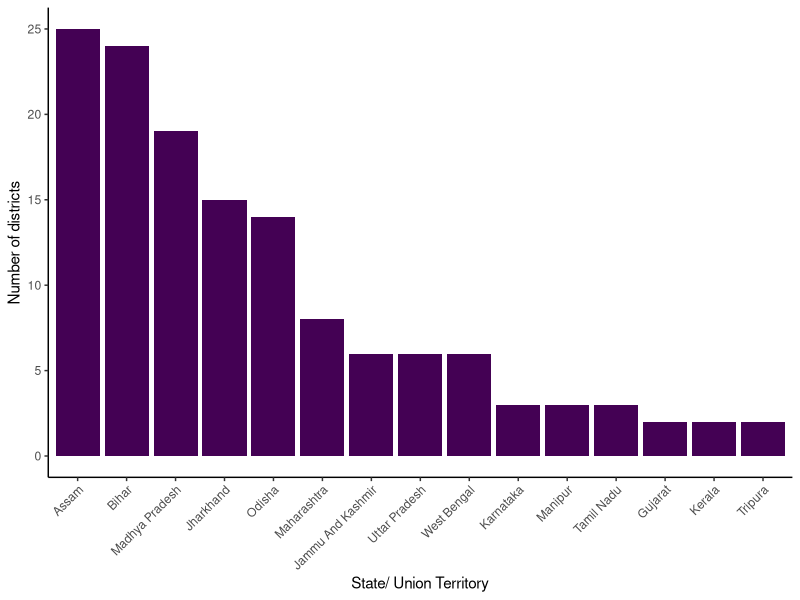
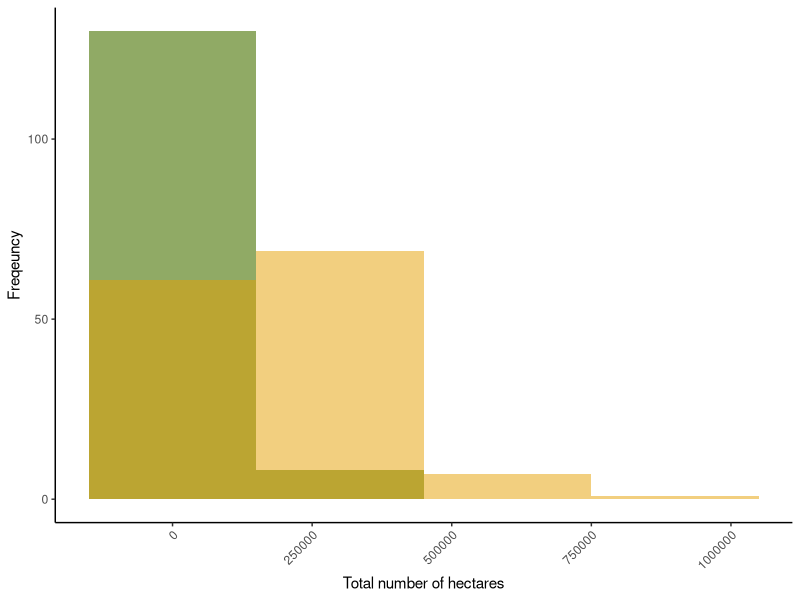
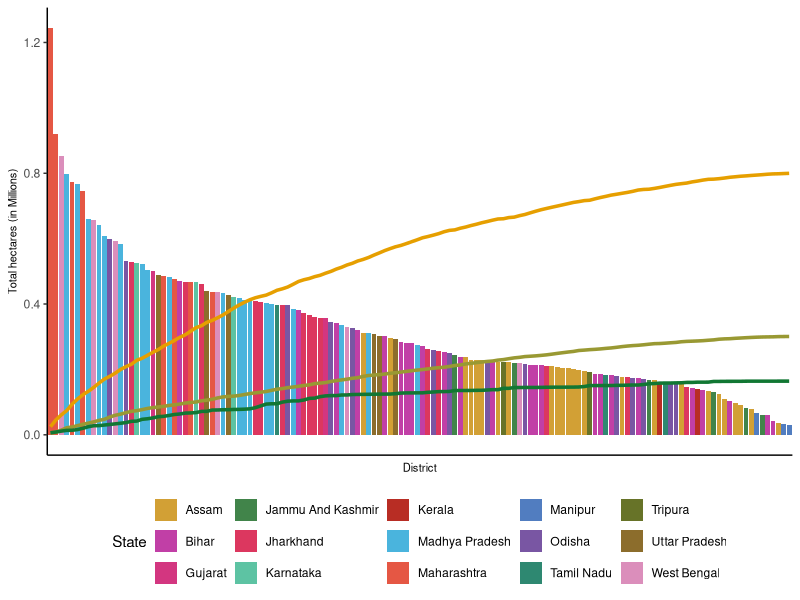

R code for these plots, in order: (Note: this script raises an error after producing the figures.)
## ---- chunk 1

library(data.table)
library(dplyr)
library(tidyr)
library(tools)
library(ggplot2)

## ---- chunk 2

district_mpi_climate_summary = read.csv("District-Climate-MPI-Ranked.csv")

aspirational_districts = read.csv("Aspirational-Districts-Phase1.csv")
## ---- chunk 3

#Make a variable for the presence of aspirational district
aspirational_districts$Aspirational_District = "Aspirational_district"

#recode districts to match with the main dataset 
aspirational_districts = aspirational_districts%>%dplyr::mutate(District.name = recode(District.name, 
"West singhbhum" ="Pashchimi Singhbhum", 
"Chatttarpur" = "Chhatarpur",
"East nimar" = "East Nimar",
"Gadchiroli" = "Garhchiroli",
"Nuapara" = "Nuapada",
"Ferozepur" = "Firozpur",
"Dholpur" = "Dhaulpur",
"Virudhunagar" = "Virudunagar",
"Haridwar" = "Hardwar",
"Udham singh nagar" = "Udham Singh Nagar",
"Dakshin dinajpur" = "Dakshin Dinajpur"))

#Combine aspiration districts with the main dataset
district_mpi_climate_summary = merge(district_mpi_climate_summary, aspirational_districts[c("District.name", "S.NO.", "Aspirational_District")], by.x = c("District_Name", "State"), 
              by.y =c("District.name", "S.NO."), all.x=T)

#74 aspirational districts 
## ---- chunk 4

#1. People centric restoration scale 
#The mean of living stands MPI and the climate vulnerability 
#using this in final figures as it is the least amount of conversion of data
summary(district_mpi_climate_summary$People_centric_Mean)
#1st q = 0.5361
#3rd q = 0.7067

top_districts = district_mpi_climate_summary%>%filter(People_centric_Mean>0.7067)

high_districts = district_mpi_climate_summary%>%filter(People_centric_Mean>0.7067)

middle_districts = district_mpi_climate_summary%>%filter(People_centric_Mean >0.5361 & People_centric_Mean<0.7067)

#2. Living standards of MPI scale 
summary(district_mpi_climate_summary$Living_standards_scaled)
#1st q = 0.6182
#3rd q = 0.7870

top_districts_mpi = district_mpi_climate_summary%>%filter(People_centric_Mean>0.7870)

#3. Climate vulnerability scale
summary(district_mpi_climate_summary$Climate_vulnerability_scaled)
#1st q = 0.4279
#3rd q = 0.6650

top_districts_climate = district_mpi_climate_summary%>%filter(People_centric_Mean>0.6650)

## ---- chunk 5

#1. people-centric restoration scale 
#Which states make up the top quantile of districts for people centrict restoration?
top_states = top_districts%>%group_by(State)%>%count()
  
#plot in descending order#assign order to prop variable
prop_order <-
  top_states%>%
  arrange(desc(n)) %>%
  mutate(State = factor(State))

topstates_plot = top_states%>%mutate(State = factor(State, levels = prop_order$State, ordered = TRUE))%>%ggplot(aes(x= State, y = n))+geom_col(aes(x=State), fill = "#440154FF")+theme_classic()+ theme(axis.text.x = element_text(angle = 45, hjust = 1))+
  labs(x = "State/ Union Territory", y = "Number of districts")

topstates_plot

#2. Living standards of MPI scale 
#Which states make up the top quartile of districts for living standards poverty?
top_states_mpi = top_districts_mpi%>%group_by(State)%>%count()

#3. Climate vulnerability 
#Which states make up the top quartile of districts for climate vulnerability?
top_states_climate = top_districts_climate%>%group_by(State)%>%count()

## ---- chunk 6

#How many districts have forest and commons as their max category? 
top_districts$tenure_max  = apply(top_districts[c("Total_Indiv_sum", "Total_Common_sum", "Total_Forest_sum")], 1, max)

top_districts_tenure = top_districts%>%mutate(tenure_max_cat = 
 case_when(tenure_max == Total_Indiv_sum ~ "Individual",
           tenure_max == Total_Common_sum ~ "Common",
           tenure_max == Total_Forest_sum ~ "Forest", 
           TRUE ~ "NA"))

#wide to long
top_district_long = reshape(top_districts, direction='long', varying=c('Total_Indiv_sum', 'Total_Common_sum', 'Total_Forest_sum', 'Total_Unaccounted_sum'), timevar= 'Land_Tenure', times=c('Individual', 'Common_NonForest', 'Forest', 'Unaccounted'),
v.names= 'Total_Hectares',
idvar=c('State', 'Total_Population_sum', 'X', "MPI_District", "Number_of_MPI_PeopleDistrict", "Living_standards", "MPI_rank", "Vulnerability_Rank", "Mean_Rank", "Mean_Rank_Scaled", "Total_hectares_for_prop_sum", "District_Name",
        "Total_Household_sum", "forests_land_sum", "non_agricultural_land_sum", "barren_uncultivable_land_sum", 
        "pasture_grazing_land_sum", "misc_tree_crop_land_sum",
        "culturable_wasteland_sum", "fallow_other_than_current_fallow_land_sum", "net_sown_area_sum", "current_fallow_land_sum", "total_irrigated_land_sum", "total_unirrigated_land_sum", "District_Code", "State_Code", 
        "Climate_vulnerability_index", "Combined_Rank", 
        "People_centric_Mean", "People_Centric_Rank"))

#plot of the distribution of land tenure in top districts
tenure_topdistricts = ggplot()+geom_histogram(data= top_districts, aes(x=Total_Forest_sum), fill ="#117733", alpha=0.5, binwidth = 300000)+geom_histogram(data = top_districts, aes(x=Total_Common_sum), fill = "#999933", alpha =0.5, binwidth = 300000)+ geom_histogram(data = top_districts, aes(x= Total_Indiv_sum), fill = "#E69F00", alpha= 0.5, binwidth = 300000)+ theme_classic()+ theme(axis.text.x = element_text(angle = 45, hjust = 1))+ labs(x = "Total number of hectares", y = "Freqeuncy")

tenure_topdistricts

#reporting % of land tenure in each district 
tenure_topdistricts_report = top_district_long%>%group_by(Land_Tenure)%>%summarise(hectares_category = sum(Total_Hectares))

tenure_topdistricts_report= tenure_topdistricts_report%>%mutate(tenure_total = colSums(tenure_topdistricts_report[,-1])) 

tenure_topdistricts_report = tenure_topdistricts_report%>%mutate(tenure_prop = (hectares_category/tenure_total)*100)

#see DF to report the distribution


##DISTRICT PLOT WITH SATURATION CURVES

#rearrange tenure common in descending order
top_dists_rearranged <- top_districts[order(top_districts$Total_hectares_for_prop_sum, decreasing=TRUE),]

#add cumulative column to the data frame
top_dists_rearranged[,"cum_indiv_hectares"] <- cumsum(top_dists_rearranged$Total_Indiv_sum)

top_dists_rearranged[,"cum_common_hectares"] <- cumsum(top_dists_rearranged$Total_Common_sum)

top_dists_rearranged[,"cum_forest_hectares"] <- cumsum(top_dists_rearranged$Total_Forest_sum)

top_dists_rearranged[,"cum_unaccounted_hectares"] <- cumsum(top_dists_rearranged$Total_Unaccounted_sum)

top_dists_rearranged[,"cum_total_population"] <- cumsum(top_dists_rearranged$Total_Population_sum)

#find duplicate district names
duplicated_districts = 
top_dists_rearranged[duplicated(top_dists_rearranged$District_Name), ]

#rename the duplicate districts to be able to plot in descending 
top_dists_rearranged = top_dists_rearranged%>%mutate(District_Name = case_when(District_Name == "Aurangabad" & State == "Bihar" ~ "Aurangabad_2", District_Name == "Bijapur" & State == "Karnataka" ~ "Bijapur_2", District_Name == "Bilaspur" & State == "Himachal Pradesh" ~ "Bilaspur_2", District_Name == "Hamirpur" & State== "Himachal Pradesh"~ "Hamirpur_2", District_Name == "Pratapgarh" & State == "Rajasthan" ~ "Pratapgarh_2", District_Name== "Raigarh" & State == "Maharashtra" ~ "Raigarh_2", District_Name == "Ranchi" & State == "Madhya Pradesh" ~ "Ranchi_2", TRUE ~ District_Name))

#plot in descending order#assign order to prop variable
prop_order <-
  top_dists_rearranged %>%
  arrange(desc(Total_hectares_for_prop_sum)) %>%
  mutate(District_Name = factor(District_Name))

#plot decreasing pop and cumulative hectares 
scaleRight = 35

topdistrict_tenure_curves  = top_dists_rearranged%>%mutate(District_Name = factor(District_Name, levels= prop_order$District_Name, ordered =TRUE))%>%
  ggplot(aes(x = District_Name, y = Total_hectares_for_prop_sum))+ 
  geom_col(aes(x = District_Name, y = Total_hectares_for_prop_sum, fill = State)) + 
    #geom_line(aes(x = State, y= cum_hectares, group = 1)) + 
 #geom_line(aes(y= cum_total_population/scaleRight), group = 1, color = "black", size = 1.2)+ 
  geom_line(aes(y= cum_indiv_hectares/scaleRight), group = 1, color = "#E69F00", size = 1.2)+ 
  geom_line(aes(y= cum_common_hectares/scaleRight), group = 1, color = "#999933", size = 1.2)+ 
  #geom_point(aes(y= cum_common_hectares/scaleRight), group = 1, color = "#999933")+ 
  geom_line(aes(y= cum_forest_hectares/scaleRight), group = 1, color = "#117733", size = 1.2)+ 
  #geom_point(aes(y= cum_forest_hectares/scaleRight), group = 1, color = "#117733")+
    scale_fill_manual(values = c(#"#aab539", #"#5b70dd", 
      "#d2a035", "#c13fa6", #"#4fc271", 
      "#d33680", #"#4e8f2e", #"#d27cde", 
      "#41844a", "#dc375f", "#5dc3a3", "#b82d24", "#4ab4dd", "#e55744", "#517dc0", #"#e37733", 
      "#7956a3", #"#9db269", #"#a7487a",
      "#2e8871", #"#cc5967", 
      "#677328", #"#a798e0", 
      "#8c6d2c", "#db8ebb", "#a6572c", "#91567c", "#d79f66", "#9f494f", "#e3867c"))+ 
  scale_y_continuous(name = "Total hectares (in Millions)", labels = scales::label_number(unit = "M", scale = 1e-6))+scale_x_discrete(name = "District")+
  theme_classic()+ theme(axis.title = element_text(size = 8), axis.text.x = element_blank(), axis.ticks.x = element_blank()) +theme(legend.position = "bottom")+ scale_color_manual(name = "Land tenure", values = c("#E69F00" = "Individual","#999933" =  "Common",
"#117733" = "Forest"))

topdistrict_tenure_curves

ggarrange(district_tenure_curves, topdistrict_tenure_curves, nrow=2, common.legend = TRUE, legend="right")

